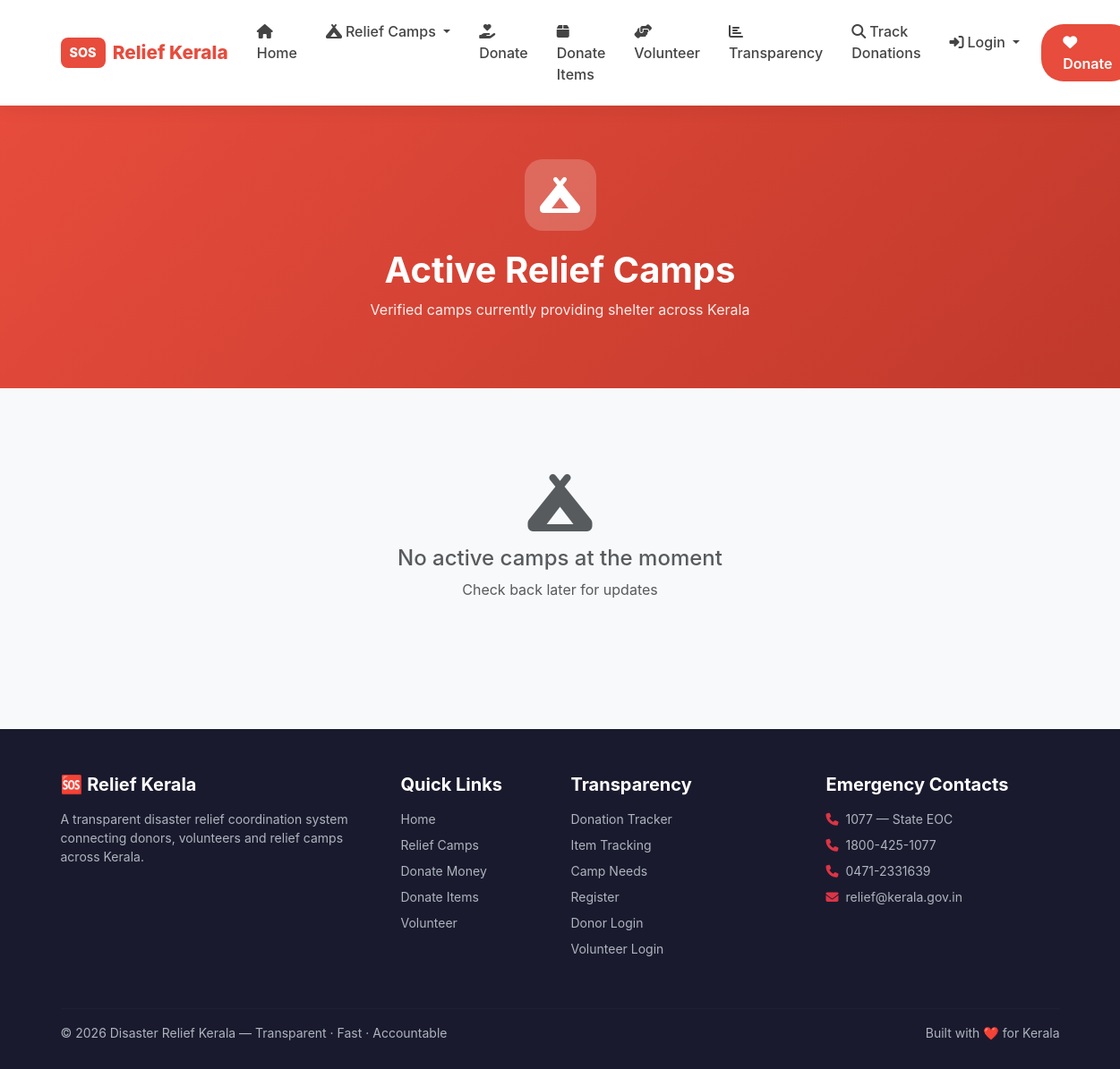
The app's page /camps/, older data.
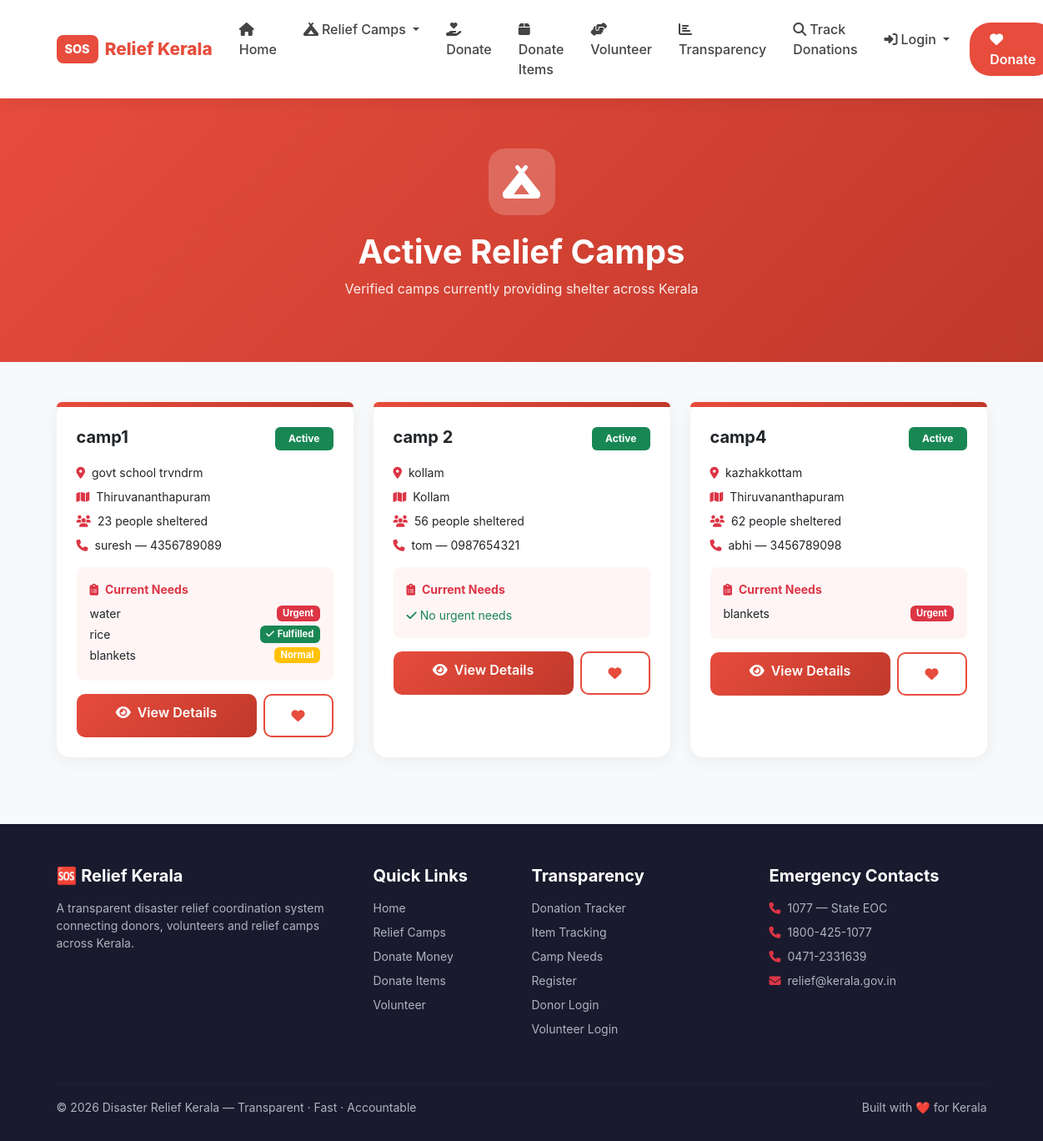
The same page, newer data.
### camps/models.py (models this page shows, shortened)
class Camp(models.Model):
    STATUS_CHOICES = [
        ('pending',  'Pending'),
        ('verified', 'Verified'),
        ('approved', 'Approved'),
    ]
    name           = models.CharField(max_length=200)
    location       = models.CharField(max_length=300)
    district       = models.CharField(max_length=100, choices=KERALA_DISTRICTS, default='Kozhikode')
    people_count   = models.PositiveIntegerField(default=0)
    contact_person = models.CharField(max_length=100)
    contact_phone  = models.CharField(max_length=10)
    status         = models.CharField(max_length=20, choices=STATUS_CHOICES, default='pending')
    created_by = models.ForeignKey(
        settings.AUTH_USER_MODEL,
        on_delete=models.SET_NULL,
        null=True, blank=True,
        related_name='created_camps'
    )
    panchayath = models.ForeignKey(
        'accounts.CustomUser',
        on_delete=models.SET_NULL,
        null=True, blank=True,
        limit_choices_to={'role': 'panchayath_staff'},
        related_name='managed_camps',
        help_text='Panchayath officer responsible for verifying needs at this camp',
    )
    is_active  = models.BooleanField(default=True)
    created_at = models.DateTimeField(auto_now_add=True)
    updated_at = models.DateTimeField(auto_now=True)

class Need(models.Model):
    PRIORITY_CHOICES = [
        ('urgent', 'Urgent'),
        ('normal', 'Normal'),
        ('low',    'Low'),
    ]
    STATUS_CHOICES = [
        ('pending',  'Pending Panchayath Verification'),
        ('verified', 'Verified'),
        ('rejected', 'Rejected'),
    ]
    camp                      = models.ForeignKey(Camp, on_delete=models.CASCADE, related_name='needs')
    status                    = models.CharField(max_length=20, choices=STATUS_CHOICES, default='verified')
    verified_by_panchayath    = models.BooleanField(default=False)
    verified_by_field_officer = models.BooleanField(default=False)
    item                      = models.CharField(max_length=200)
    quantity_needed           = models.PositiveIntegerField()
    quantity_received         = models.PositiveIntegerField(default=0)
    unit                      = models.CharField(max_length=50, default='units')
    priority                  = models.CharField(max_length=10, choices=PRIORITY_CHOICES, default='normal')
    is_fulfilled              = models.BooleanField(default=False)

### camps/views.py (the view)
# urls.py: path('', views.camp_list, name='camp_list'),
def camp_list(request):
    district = request.GET.get('district', '')
    camps = Camp.objects.filter(is_active=True, status='approved')
    if district:
        camps = camps.filter(district=district)
    from .models import KERALA_DISTRICTS
    return render(request, 'camps/camp_list.html', {
        'camps': camps,
        'districts': KERALA_DISTRICTS,
        'selected_district': district,
    })

### templates/camps/camp_list.html (shortened to what this page needs)
{% extends 'base.html' %}
{% block content %}
<div style="background:linear-gradient(135deg,#e74c3c,#c0392b);padding:60px 0">
  <div class="container text-center text-white">
    <div style="background:rgba(255,255,255,0.2);width:80px;height:80px;border-radius:20px;display:flex;align-items:center;justify-content:center;margin:0 auto 20px">
      <i class="fas fa-campground" style="font-size:2.5rem"></i>
    </div>
    <h1 class="fw-bold">Active Relief Camps</h1>
    <p style="opacity:0.9">Verified camps currently providing shelter across Kerala</p>
  </div>
</div>
<div class="container mt-5 mb-5">
  <div class="row g-4">
    {% for camp in camps %}
    <div class="col-md-4">
      <div class="card h-100">
        <div style="background:linear-gradient(135deg,#e74c3c,#c0392b);height:6px;border-radius:16px 16px 0 0"></div>
        <div class="p-4">
          <div class="d-flex justify-content-between align-items-start mb-3">
            <h5 class="fw-bold mb-0">{{ camp.name }}</h5>
            <span class="badge bg-success px-3 py-2">Active</span>
          </div>
          <div class="mb-3">
            <p class="mb-2 small">
              <i class="fas fa-map-marker-alt me-2 text-danger"></i>{{ camp.location }}
            </p>
            <p class="mb-2 small">
              <i class="fas fa-map me-2 text-danger"></i>{{ camp.district }}
            </p>
            <p class="mb-2 small">
              <i class="fas fa-users me-2 text-danger"></i>{{ camp.people_count }} people sheltered
            </p>
            <p class="mb-0 small">
              <i class="fas fa-phone me-2 text-danger"></i>{{ camp.contact_person }} — {{ camp.contact_phone }}
            </p>
          </div>
          {% with urgent=camp.needs.filter %}
          <div class="p-3 rounded-3 mb-3" style="background:#fff5f5">
            <p class="small fw-bold mb-2 text-danger">
              <i class="fas fa-clipboard-list me-2"></i>Current Needs
            </p>
            {% for need in camp.needs.all|slice:":3" %}
            <div class="d-flex justify-content-between align-items-center mb-1">
              <small>{{ need.item }}</small>
              {% if need.is_fulfilled %}
                <span class="badge bg-success" style="font-size:0.7rem">
                  <i class="fas fa-check me-1"></i>Fulfilled
                </span>
              {% else %}
                <span class="badge {% if need.priority == 'urgent' %}bg-danger{% elif need.priority == 'normal' %}bg-warning{% else %}bg-success{% endif %}" style="font-size:0.7rem">
                  {{ need.get_priority_display }}
                </span>
              {% endif %}
            </div>
            {% empty %}
            <small class="text-success"><i class="fas fa-check me-1"></i>No urgent needs</small>
            {% endfor %}
          </div>
          {% endwith %}
          <div class="d-flex gap-2">
            <a href="{% url 'camp_detail' camp.pk %}" class="btn btn-donate flex-grow-1">
              <i class="fas fa-eye me-2"></i>View Details
            </a>
            <a href="{% url 'money_donate' %}" class="btn btn-outline-red">
              <i class="fas fa-heart"></i>
            </a>
          </div>
        </div>
      </div>
    </div>
    {% empty %}
    <div class="col-12">
      <div class="text-center p-5">
        <i class="fas fa-campground fa-4x text-muted mb-3 d-block"></i>
        <h4 class="text-muted">No active camps at the moment</h4>
        <p class="text-muted">Check back later for updates</p>
      </div>
    </div>
    {% endfor %}
  </div>
</div>
{% endblock %}

### templates/base.html (shortened to what this page needs)
<!DOCTYPE html>
<html lang="en">
<head>
  <link href="https://cdn.jsdelivr.net/npm/bootstrap@5.3.0/dist/css/bootstrap.min.css" rel="stylesheet">
  <link href="https://cdnjs.cloudflare.com/ajax/libs/font-awesome/6.4.0/css/all.min.css" rel="stylesheet">
</head>
<body>
<nav class="navbar navbar-expand-lg sticky-top">
  <div class="container">
    <a class="navbar-brand d-flex align-items-center gap-2" href="{% url 'home' %}">
      <div style="background:#e74c3c;color:white;padding:6px 10px;border-radius:8px;font-weight:800;font-size:0.9rem">SOS</div>
      Relief Kerala
    </a>
    <div class="collapse navbar-collapse" id="navMenu">
      <ul class="navbar-nav mx-auto">
        {% if user.is_authenticated and user.role == 'panchayath_staff' %}
        <li class="nav-item">
          <a class="nav-link" href="{% url 'panchayath_dashboard' %}">
            <i class="fas fa-tachometer-alt me-1"></i>Dashboard
          </a>
        </li>
        {% elif user.is_authenticated and user.is_staff or user.is_authenticated and user.role == 'admin' %}
        {% else %}
        <li class="nav-item">
          <a class="nav-link" href="{% url 'home' %}">
            <i class="fas fa-home me-1"></i>Home
          </a>
        </li>
        <li class="nav-item dropdown">
          <a class="nav-link dropdown-toggle" href="#" data-bs-toggle="dropdown">
            <i class="fas fa-campground me-1"></i>Relief Camps
          </a>
        </li>
        <li class="nav-item">
          <a class="nav-link" href="{% url 'money_donate' %}">
            <i class="fas fa-hand-holding-heart me-1"></i>Donate
          </a>
        </li>
        <li class="nav-item">
          <a class="nav-link" href="{% url 'item_donate' %}">
            <i class="fas fa-box me-1"></i>Donate Items
          </a>
        </li>
        <li class="nav-item">
          <a class="nav-link" href="{% url 'volunteer_register' %}">
            <i class="fas fa-hands-helping me-1"></i>Volunteer
          </a>
        </li>
        <li class="nav-item">
          <a class="nav-link" href="{% url 'dashboard' %}">
            <i class="fas fa-chart-bar me-1"></i>Transparency
          </a>
        </li>
        <li class="nav-item">
          <a class="nav-link" href="{% url 'item_transparency' %}">
            <i class="fas fa-search me-1"></i>Track Donations
          </a>
        </li>
        {% endif %}
      </ul>
      <ul class="navbar-nav gap-2">
        {% if user.is_authenticated %}
          {% if user.is_staff or user.role == 'admin' %}
          <li class="nav-item">
            <a class="nav-link btn-nav-donate" href="{% url 'admin_dashboard' %}">
              <i class="fas fa-tachometer-alt me-1"></i>Admin Dashboard
            </a>
          </li>
          {% elif user.role == 'panchayath_staff' %}
          <li class="nav-item">
            <a class="nav-link" href="#">
              <i class="fas fa-building me-1"></i>
              {{ user.panchayath_name|truncatechars:20 }}
            </a>
          </li>
          {% elif user.role == 'field_officer' %}
          <li class="nav-item">
            <a class="nav-link" href="#">
              <i class="fas fa-user-shield me-1"></i>
              Field Officer ({{ user.district|truncatechars:10 }})
            </a>
          </li>
          {% elif user.role == 'district_officer' %}
          <li class="nav-item">
            <a class="nav-link" href="#">
              <i class="fas fa-users-cog me-1"></i>
              District Officer ({{ user.district|truncatechars:10 }})
            </a>
          </li>
          {% elif user.role == 'camp_head' %}
          <li class="nav-item">
            <a class="nav-link" href="#">
              <i class="fas fa-campground me-1"></i>
              {% if user.camp %}{{ user.camp.name|truncatechars:20 }}{% else %}Camp Head{% endif %}
            </a>
          </li>
          {% else %}
          <li class="nav-item">
            <a class="nav-link" href="{% url 'profile' %}">
              <i class="fas fa-user-circle me-1"></i>{{ user.first_name|default:user.username }}
            </a>
          </li>
          {% endif %}
          <li class="nav-item">
            <a class="nav-link" href="{% url 'logout' %}">
              <i class="fas fa-sign-out-alt me-1"></i>Logout
            </a>
          </li>
        {% else %}
          <li class="nav-item dropdown">
            <a class="nav-link dropdown-toggle" href="#" id="loginDropdown" role="button" data-bs-toggle="dropdown" aria-expanded="false">
              <i class="fas fa-sign-in-alt me-1"></i>Login
            </a>
          </li>
          <li class="nav-item">
            <a class="nav-link btn-nav-donate" href="{% url 'money_donate' %}">
              <i class="fas fa-heart me-1"></i>Donate
            </a>
          </li>
        {% endif %}
      </ul>
    </div>
  </div>
</nav>
{% block content %}{% endblock %}
<footer>
  <div class="container">
    <div class="row g-4">
      <div class="col-md-4">
        <h5 class="mb-3">🆘 Relief Kerala</h5>
        <p class="small">A transparent disaster relief coordination system connecting donors, volunteers and relief camps across Kerala.</p>
      </div>
      <div class="col-md-2">
        <h5 class="mb-3">Quick Links</h5>
        <ul class="list-unstyled small">
          <li class="mb-2"><a href="{% url 'home' %}">Home</a></li>
          <li class="mb-2"><a href="{% url 'camp_list' %}">Relief Camps</a></li>
          <li class="mb-2"><a href="{% url 'money_donate' %}">Donate Money</a></li>
          <li class="mb-2"><a href="{% url 'item_donate' %}">Donate Items</a></li>
          <li class="mb-2"><a href="{% url 'volunteer_register' %}">Volunteer</a></li>
        </ul>
      </div>
      <div class="col-md-3">
        <h5 class="mb-3">Transparency</h5>
        <ul class="list-unstyled small">
          <li class="mb-2"><a href="{% url 'dashboard' %}">Donation Tracker</a></li>
          <li class="mb-2"><a href="{% url 'item_transparency' %}">Item Tracking</a></li>
          <li class="mb-2"><a href="{% url 'camp_list' %}">Camp Needs</a></li>
          <li class="mb-2"><a href="{% url 'register' %}">Register</a></li>
          <li class="mb-2"><a href="{% url 'donor_login' %}">Donor Login</a></li>
          <li class="mb-2"><a href="{% url 'volunteer_login' %}">Volunteer Login</a></li>
        </ul>
      </div>
      <div class="col-md-3">
        <h5 class="mb-3">Emergency Contacts</h5>
        <ul class="list-unstyled small">
          <li class="mb-2"><i class="fas fa-phone me-2 text-danger"></i>1077 — State EOC</li>
          <li class="mb-2"><i class="fas fa-phone me-2 text-danger"></i>1800-425-1077</li>
          <li class="mb-2"><i class="fas fa-phone me-2 text-danger"></i>0471-2331639</li>
          <li class="mb-2"><i class="fas fa-envelope me-2 text-danger"></i>relief@kerala.gov.in</li>
        </ul>
      </div>
    </div>
    <hr style="border-color:#2d2d4e;margin-top:40px">
    <div class="d-flex justify-content-between align-items-center flex-wrap gap-2">
      <p class="small mb-0">© 2026 Disaster Relief Kerala — Transparent · Fast · Accountable</p>
      <p class="small mb-0">Built with ❤️ for Kerala</p>
    </div>
  </div>
</footer>
</body>
</html>

### templates/base.html (style rules this page uses)
* { font-family: -apple-system, BlinkMacSystemFont, 'Segoe UI', Roboto, sans-serif; }
body { background: #f8f9fa; }
.navbar { background: #fff !important; box-shadow: 0 2px 20px rgba(0,0,0,0.08); padding: 15px 0; }
.navbar-brand { font-weight: 800; font-size: 1.3rem; color: #e74c3c !important; }
.nav-link { color: #444 !important; font-weight: 500; padding: 8px 16px !important; border-radius: 8px; transition: all 0.2s; }
.btn-nav-donate { background: #e74c3c; color: white !important; border-radius: 25px; padding: 8px 24px !important; font-weight: 600; }
.btn-outline-red { border: 2px solid #e74c3c; color: #e74c3c; border-radius: 10px; padding: 12px 32px; font-weight: 600; background: transparent; transition: all 0.3s; }
.card { border: none !important; border-radius: 16px !important; box-shadow: 0 4px 20px rgba(0,0,0,0.06) !important; transition: transform 0.3s, box-shadow 0.3s; }
footer { background: #1a1a2e; color: #adb5bd; padding: 50px 0 30px; margin-top: 80px; }
footer h5 { color: white; font-weight: 700; }
footer a { color: #adb5bd; text-decoration: none; transition: color 0.2s; }
.btn-donate { background: linear-gradient(135deg, #e74c3c, #c0392b); color: white !important; border: none; border-radius: 10px; padding: 10px 24px; font-weight: 600; transition: all 0.3s; }

Row changes from the older to the newer data that the page shows:
added Camp: name "camp1", location "govt school trvndrm", district "Thiruvananthapuram", people_count "23", contact_person "suresh", contact_phone "4356789089"
added Need: item "water", priority "Urgent", shown under "camp1"
added Need: item "rice", is_fulfilled True (drawn), shown under "camp1"
added Need: item "blankets", priority "Normal", shown under "camp1"
added Camp: name "camp 2", location "kollam", district "Kollam", people_count "56", contact_person "tom", contact_phone "0987654321"
added Camp: name "camp4", location "kazhakkottam", district "Thiruvananthapuram", people_count "62", contact_person "abhi", contact_phone "3456789098"
added Need: item "blankets", priority "Urgent", shown under "camp4"
Text that changed along with them:
text no longer shown: "No active camps at the moment Check back later for updates"
